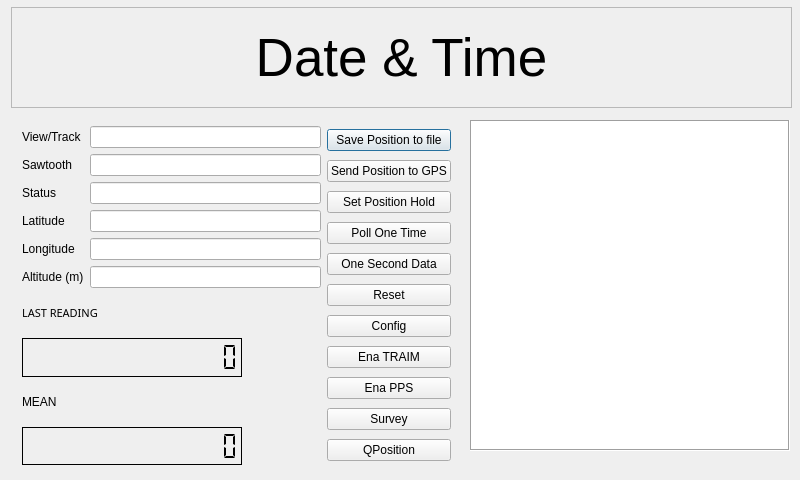
<?xml version="1.0" encoding="UTF-8"?>
<ui version="4.0">
 <class>Dialog</class>
 <widget class="QDialog" name="Dialog">
  <property name="geometry">
   <rect>
    <x>0</x>
    <y>0</y>
    <width>800</width>
    <height>480</height>
   </rect>
  </property>
  <property name="windowTitle">
   <string>Dialog</string>
  </property>
  <widget class="QTableWidget" name="tableWidget">
   <property name="geometry">
    <rect>
     <x>470</x>
     <y>120</y>
     <width>320</width>
     <height>331</height>
    </rect>
   </property>
   <property name="layoutDirection">
    <enum>Qt::LeftToRight</enum>
   </property>
   <property name="frameShape">
    <enum>QFrame::Box</enum>
   </property>
   <property name="frameShadow">
    <enum>QFrame::Sunken</enum>
   </property>
   <property name="verticalScrollBarPolicy">
    <enum>Qt::ScrollBarAlwaysOff</enum>
   </property>
   <property name="horizontalScrollBarPolicy">
    <enum>Qt::ScrollBarAlwaysOff</enum>
   </property>
   <property name="sizeAdjustPolicy">
    <enum>QAbstractScrollArea::AdjustToContentsOnFirstShow</enum>
   </property>
   <property name="rowCount">
    <number>0</number>
   </property>
   <attribute name="horizontalHeaderCascadingSectionResizes">
    <bool>false</bool>
   </attribute>
   <attribute name="horizontalHeaderDefaultSectionSize">
    <number>70</number>
   </attribute>
   <attribute name="horizontalHeaderHighlightSections">
    <bool>false</bool>
   </attribute>
   <attribute name="horizontalHeaderMinimumSectionSize">
    <number>70</number>
   </attribute>
   <attribute name="verticalHeaderDefaultSectionSize">
    <number>25</number>
   </attribute>
   <attribute name="verticalHeaderHighlightSections">
    <bool>false</bool>
   </attribute>
   <attribute name="verticalHeaderMinimumSectionSize">
    <number>25</number>
   </attribute>
  </widget>
  <widget class="QLabel" name="lblDateTime">
   <property name="geometry">
    <rect>
     <x>11</x>
     <y>7</y>
     <width>781</width>
     <height>101</height>
    </rect>
   </property>
   <property name="font">
    <font>
     <pointsize>40</pointsize>
    </font>
   </property>
   <property name="frameShape">
    <enum>QFrame::StyledPanel</enum>
   </property>
   <property name="frameShadow">
    <enum>QFrame::Sunken</enum>
   </property>
   <property name="lineWidth">
    <number>1</number>
   </property>
   <property name="text">
    <string>Date &amp; Time</string>
   </property>
   <property name="alignment">
    <set>Qt::AlignCenter</set>
   </property>
  </widget>
  <widget class="QWidget" name="">
   <property name="geometry">
    <rect>
     <x>11</x>
     <y>115</y>
     <width>451</width>
     <height>361</height>
    </rect>
   </property>
   <layout class="QHBoxLayout" name="horizontalLayout_2">
    <item>
     <layout class="QVBoxLayout" name="verticalLayout_5">
      <item>
       <layout class="QHBoxLayout" name="horizontalLayout">
        <item>
         <layout class="QVBoxLayout" name="verticalLayout_2">
          <item>
           <widget class="QLabel" name="lblSVT">
            <property name="text">
             <string>View/Track</string>
            </property>
           </widget>
          </item>
          <item>
           <widget class="QLabel" name="lblSawtooth">
            <property name="text">
             <string>Sawtooth</string>
            </property>
           </widget>
          </item>
          <item>
           <widget class="QLabel" name="lblStatus">
            <property name="text">
             <string>Status</string>
            </property>
           </widget>
          </item>
          <item>
           <widget class="QLabel" name="lblLatitud">
            <property name="layoutDirection">
             <enum>Qt::LeftToRight</enum>
            </property>
            <property name="text">
             <string>Latitude</string>
            </property>
           </widget>
          </item>
          <item>
           <widget class="QLabel" name="lblLongitud">
            <property name="layoutDirection">
             <enum>Qt::LeftToRight</enum>
            </property>
            <property name="text">
             <string>Longitude</string>
            </property>
           </widget>
          </item>
          <item>
           <widget class="QLabel" name="lblAltitud">
            <property name="layoutDirection">
             <enum>Qt::LeftToRight</enum>
            </property>
            <property name="text">
             <string>Altitude (m)</string>
            </property>
           </widget>
          </item>
         </layout>
        </item>
        <item>
         <layout class="QVBoxLayout" name="verticalLayout_3">
          <item>
           <widget class="QLineEdit" name="lneSVT"/>
          </item>
          <item>
           <widget class="QLineEdit" name="lneSawtooth"/>
          </item>
          <item>
           <widget class="QLineEdit" name="lneStatus"/>
          </item>
          <item>
           <widget class="QLineEdit" name="lneLatitude">
            <property name="alignment">
             <set>Qt::AlignRight|Qt::AlignTrailing|Qt::AlignVCenter</set>
            </property>
            <property name="readOnly">
             <bool>true</bool>
            </property>
           </widget>
          </item>
          <item>
           <widget class="QLineEdit" name="lneLongitude">
            <property name="alignment">
             <set>Qt::AlignRight|Qt::AlignTrailing|Qt::AlignVCenter</set>
            </property>
            <property name="readOnly">
             <bool>true</bool>
            </property>
           </widget>
          </item>
          <item>
           <widget class="QLineEdit" name="lneAltitude">
            <property name="alignment">
             <set>Qt::AlignRight|Qt::AlignTrailing|Qt::AlignVCenter</set>
            </property>
            <property name="readOnly">
             <bool>true</bool>
            </property>
           </widget>
          </item>
         </layout>
        </item>
       </layout>
      </item>
      <item>
       <layout class="QVBoxLayout" name="verticalLayout_4">
        <item>
         <widget class="QLabel" name="lblLast">
          <property name="font">
           <font>
            <family>Arial black</family>
            <pointsize>8</pointsize>
            <weight>50</weight>
            <italic>false</italic>
            <bold>false</bold>
           </font>
          </property>
          <property name="text">
           <string>LAST READING</string>
          </property>
         </widget>
        </item>
        <item>
         <widget class="QLCDNumber" name="lcdLast">
          <property name="minimumSize">
           <size>
            <width>220</width>
            <height>30</height>
           </size>
          </property>
          <property name="maximumSize">
           <size>
            <width>220</width>
            <height>40</height>
           </size>
          </property>
          <property name="locale">
           <locale language="English" country="UnitedStates"/>
          </property>
          <property name="frameShape">
           <enum>QFrame::Panel</enum>
          </property>
          <property name="frameShadow">
           <enum>QFrame::Plain</enum>
          </property>
          <property name="lineWidth">
           <number>1</number>
          </property>
          <property name="smallDecimalPoint">
           <bool>false</bool>
          </property>
          <property name="digitCount">
           <number>15</number>
          </property>
          <property name="segmentStyle">
           <enum>QLCDNumber::Flat</enum>
          </property>
          <property name="value" stdset="0">
           <double>0.000000000000000</double>
          </property>
         </widget>
        </item>
        <item>
         <widget class="QLabel" name="lblMean">
          <property name="text">
           <string>MEAN</string>
          </property>
         </widget>
        </item>
        <item>
         <widget class="QLCDNumber" name="lcdMean">
          <property name="minimumSize">
           <size>
            <width>220</width>
            <height>30</height>
           </size>
          </property>
          <property name="maximumSize">
           <size>
            <width>220</width>
            <height>40</height>
           </size>
          </property>
          <property name="frameShape">
           <enum>QFrame::Panel</enum>
          </property>
          <property name="frameShadow">
           <enum>QFrame::Plain</enum>
          </property>
          <property name="lineWidth">
           <number>1</number>
          </property>
          <property name="digitCount">
           <number>15</number>
          </property>
          <property name="segmentStyle">
           <enum>QLCDNumber::Flat</enum>
          </property>
         </widget>
        </item>
       </layout>
      </item>
     </layout>
    </item>
    <item>
     <layout class="QVBoxLayout" name="verticalLayout">
      <item>
       <widget class="QPushButton" name="btnSavePosition">
        <property name="text">
         <string>Save Position to file</string>
        </property>
       </widget>
      </item>
      <item>
       <widget class="QPushButton" name="btnSendPosition">
        <property name="text">
         <string>Send Position to GPS</string>
        </property>
       </widget>
      </item>
      <item>
       <widget class="QPushButton" name="btnSetPHold">
        <property name="text">
         <string>Set Position Hold</string>
        </property>
       </widget>
      </item>
      <item>
       <widget class="QPushButton" name="btnStartPoll">
        <property name="text">
         <string>Poll One Time</string>
        </property>
       </widget>
      </item>
      <item>
       <widget class="QPushButton" name="btnStopPoll">
        <property name="text">
         <string>One Second Data</string>
        </property>
       </widget>
      </item>
      <item>
       <widget class="QPushButton" name="btnReset">
        <property name="text">
         <string>Reset</string>
        </property>
       </widget>
      </item>
      <item>
       <widget class="QPushButton" name="btnConfig">
        <property name="text">
         <string>Config</string>
        </property>
       </widget>
      </item>
      <item>
       <widget class="QPushButton" name="btnEnableTRAIM">
        <property name="text">
         <string>Ena TRAIM</string>
        </property>
       </widget>
      </item>
      <item>
       <widget class="QPushButton" name="btnEnablePPS">
        <property name="text">
         <string>Ena PPS</string>
        </property>
       </widget>
      </item>
      <item>
       <widget class="QPushButton" name="btnSurvey">
        <property name="text">
         <string>Survey</string>
        </property>
       </widget>
      </item>
      <item>
       <widget class="QPushButton" name="btnQueryPosition">
        <property name="text">
         <string>QPosition</string>
        </property>
       </widget>
      </item>
     </layout>
    </item>
   </layout>
  </widget>
 </widget>
 <layoutdefault spacing="6" margin="11"/>
 <resources/>
 <connections/>
</ui>
